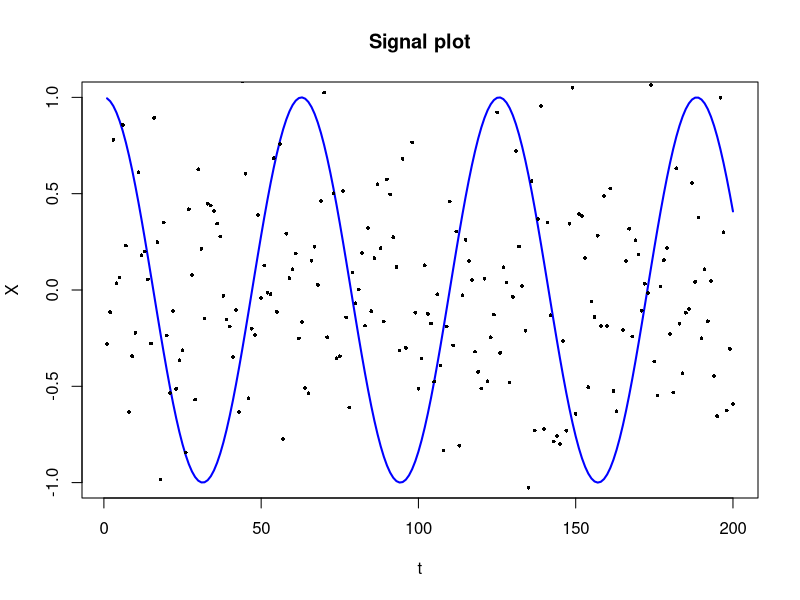

Reproduce this figure in R.
# Page No. 3
set.seed(123)
t <- 1:200
N <- rnorm(200, mean = 0, sd = 0.5)
X <- cos(t/10)
plot(t, X, type = "l", col = "blue", xlab = "t", ylab = "X", main = "Signal plot",lwd=2)
points(t, N, pch = 16, col = "black", bg = "black", cex = 0.5)
